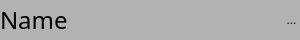
<?xml version="1.0" encoding="UTF-8"?>
<ui version="4.0">
 <class>Form</class>
 <widget class="QWidget" name="Form">
  <property name="geometry">
   <rect>
    <x>0</x>
    <y>0</y>
    <width>300</width>
    <height>40</height>
   </rect>
  </property>
  <property name="windowTitle">
   <string>Form</string>
  </property>
  <property name="styleSheet">
   <string notr="true">background-color: #b2b2b2;</string>
  </property>
  <widget class="QWidget" name="horizontalLayoutWidget">
   <property name="geometry">
    <rect>
     <x>0</x>
     <y>-1</y>
     <width>301</width>
     <height>41</height>
    </rect>
   </property>
   <layout class="QHBoxLayout" name="horizontalLayout">
    <property name="spacing">
     <number>0</number>
    </property>
    <item>
     <widget class="QLabel" name="name">
      <property name="font">
       <font>
        <family>Tw Cen MT</family>
        <pointsize>18</pointsize>
       </font>
      </property>
      <property name="text">
       <string>Name</string>
      </property>
      <property name="margin">
       <number>5</number>
      </property>
     </widget>
    </item>
    <item>
     <widget class="QToolButton" name="toolButton_2">
      <property name="styleSheet">
       <string notr="true">:hover {
	background-color: rgb(91, 103, 131);
}
QToolButton {
	border:none;
}</string>
      </property>
      <property name="text">
       <string/>
      </property>
      <property name="icon">
       <iconset resource="../Git/src/gui/qtresources.qrc">
        <normaloff>:/assets/play.png</normaloff>:/assets/play.png</iconset>
      </property>
      <property name="iconSize">
       <size>
        <width>30</width>
        <height>30</height>
       </size>
      </property>
     </widget>
    </item>
    <item>
     <widget class="QToolButton" name="toolButton">
      <property name="styleSheet">
       <string notr="true">:hover {
	background-color: rgb(91, 103, 131);
}
QToolButton {
	border:none;
}</string>
      </property>
      <property name="text">
       <string>...</string>
      </property>
      <property name="icon">
       <iconset resource="../Git/src/gui/qtresources.qrc">
        <normaloff>:/assets/close.png</normaloff>:/assets/close.png</iconset>
      </property>
      <property name="iconSize">
       <size>
        <width>30</width>
        <height>30</height>
       </size>
      </property>
     </widget>
    </item>
   </layout>
  </widget>
 </widget>
 <resources>
  <include location="qtresources.qrc"/>
  <include location="../Git/src/gui/qtresources.qrc"/>
 </resources>
 <connections/>
</ui>
